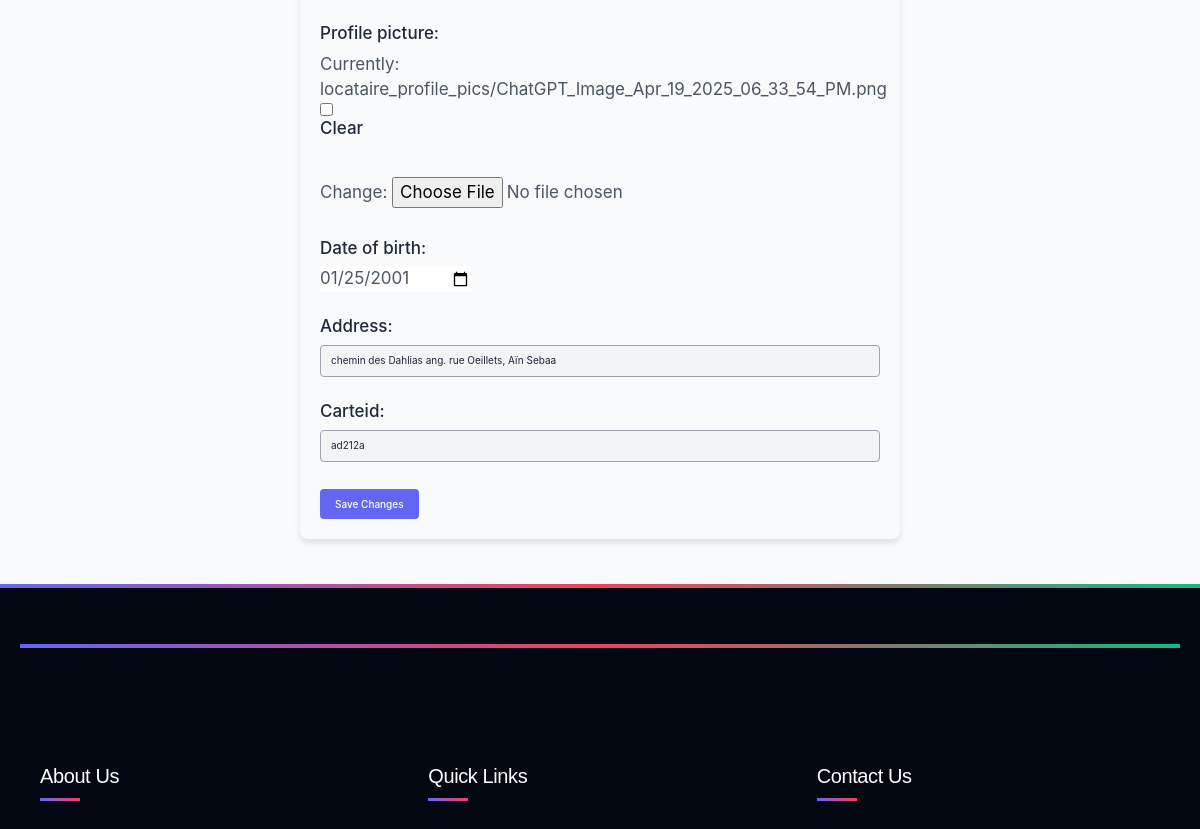
The app's page /modify-profile/ (signed in, middle part), older data.
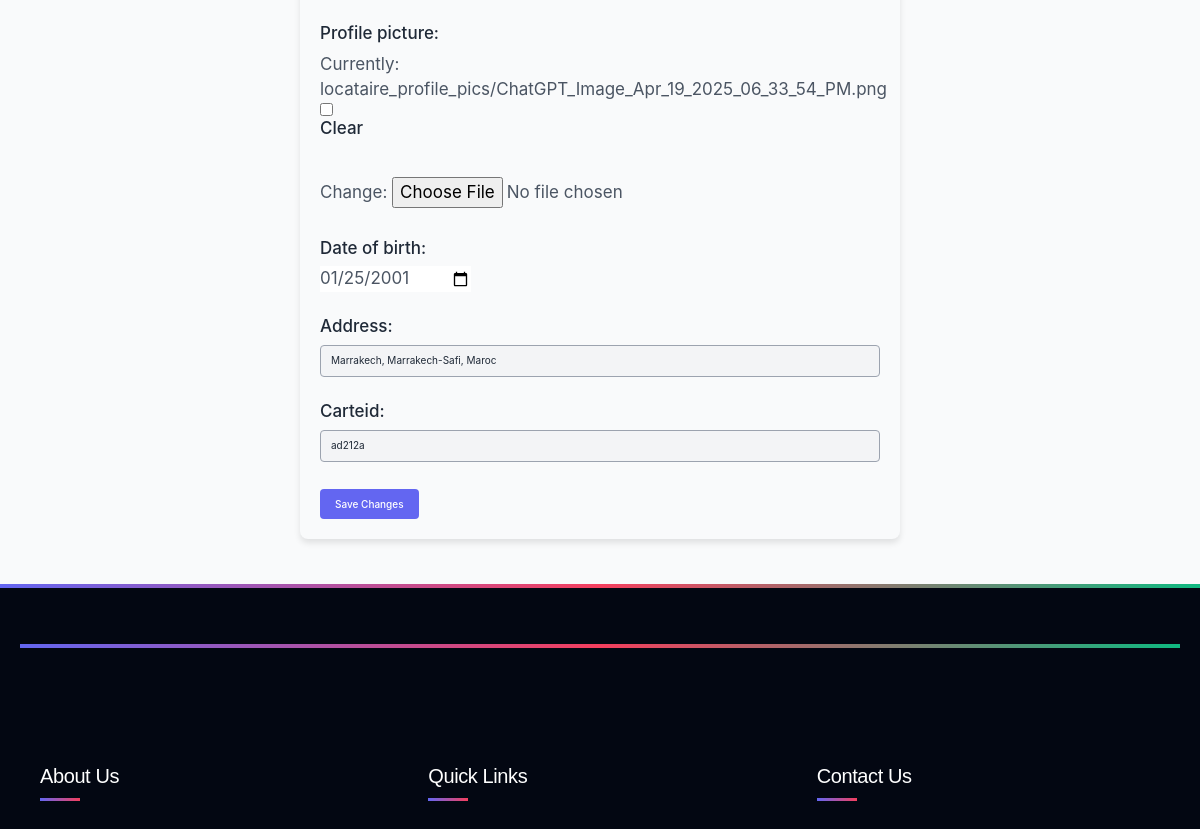
The same page, newer data.
### app/models.py (models this page shows)
class CustomUser(AbstractUser):
    status = [
        ('entrepreneur', 'entrepreneur'),
        ('client', ' client'),
        ('admin','admin'),
        ('visiteur','visiteur')
    ]
    status = models.CharField(max_length=50, default='visiteur', choices=status)
    profile_picture = models.ImageField(upload_to='locataire_profile_pics/',default='locataire_profile_pics/Default.jpg', null=True, blank=True)
    phone_number = models.CharField(max_length=15, null=True, blank=True)
    date_of_birth = models.DateField(null=True, blank=True)
    address = models.CharField(max_length=255, null=True, blank=True)
    Carteid= models.CharField(max_length=100, null=True, blank=True)

### app/views.py (the view)
# urls.py: path('modify-profile/', views.modify_profile, name='modify_profile'),
@login_required
def modify_profile(request):
        user = request.user
        profile_model = entrepreneur
        profile_model = client
        try:
            profile_instance = profile_model.objects.get(user=user)
        except profile_model.DoesNotExist:
            profile_instance = profile_model(user=user)
            profile_instance.save()
        if request.method == 'POST':
            form = CustomUserChangeForm(request.POST, request.FILES, instance=user)
            if form.is_valid():
                form.save()
                messages.success(request, "✅ Profile updated successfully!")
                return redirect('profile')
            else:
                messages.error(request, "⚠️ Please fix the errors in the form.")
        else:
            form = CustomUserChangeForm(instance=user)
        return render(request, 'registration/modify_profile.html', {'form': form})

### app/forms.py
class CustomUserChangeForm(forms.ModelForm):
    class Meta:
        model = CustomUser
        fields = (
            'first_name',
            'last_name',
            'email',
            'phone_number',
            'profile_picture',
            'date_of_birth',
            'address',
            'Carteid'
        )
        widgets = {
            'email': forms.EmailInput(attrs={'placeholder': 'Entrez votre email'}),
            'phone_number': forms.TextInput(attrs={'placeholder': 'Entrez votre numéro'}),
            'date_of_birth': forms.DateInput(attrs={'type': 'date'}),
            'address': forms.TextInput(attrs={'placeholder': 'Entrez votre adresse'}),
            'Carteid': forms.TextInput(attrs={'placeholder': 'Numéro de carte ID'}),
        }

### app/context_processors.py (called while the page is built)
def unread_message_count(request):
    if request.user.is_authenticated:
        count = Message.objects.filter(recipient=request.user, is_read=False).count()
        return {'unread_message_count': count}
    return {}

### templates/registration/modify_profile.html (shortened to what this page needs)
{% extends "base.html" %}
{% block content %}
  <div class="profile-edit-container">
    <form method="post" enctype="multipart/form-data">
      {{ form.as_p }}
      <button type="submit">Save Changes</button>
    </form>
  </div>
{% endblock %}

Row changes from the older to the newer data that the page shows:
changed CustomUser "ad212a": address "chemin des Dahlias ang. rue Oeillets, Aïn Sebaa" → "Marrakech, Marrakech-Safi, Maroc"
